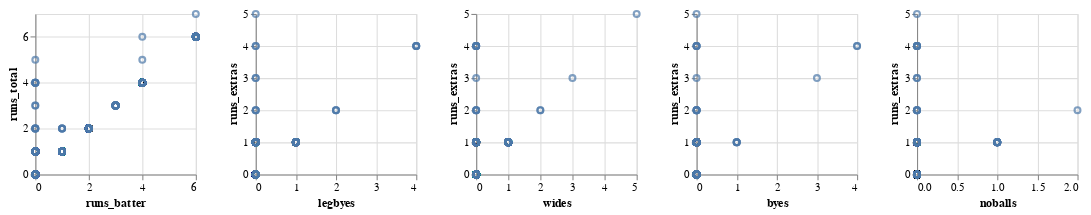

Here is the notebook cell this chart was saved with:
### Code cell
def vis_corr_scatter(x_input, y_input):
    return alt.Chart(corr_data).mark_point().encode(
        x = x_input,
        y = y_input
    ).properties(
        width = 150,
        height = 150
    )
    
batter_total_run_total = vis_corr_scatter("runs_batter:Q", "runs_total:Q")
legbyes_runs_extras = vis_corr_scatter("legbyes:Q", "runs_extras:Q")
wides_runs_extras = vis_corr_scatter("wides:Q", "runs_extras:Q")
byes_runs_extras = vis_corr_scatter("byes:Q", "runs_extras:Q")
noballs_runs_extras = vis_corr_scatter("noballs:Q", "runs_extras:Q")
alt.hconcat(batter_total_run_total, legbyes_runs_extras, wides_runs_extras, byes_runs_extras, noballs_runs_extras)

### Figure 1 — Vega-Lite specification as saved in the notebook (floating-point values rounded to 4 significant figures; data arrays with more than 128 entries replaced by an {"elided": "..."} marker saying what was removed)
{"config": {"view": {"continuousWidth": 300, "continuousHeight": 300}}, "hconcat": [{"mark": {"type": "point"}, "encoding": {"x": {"field": "runs_batter", "type": "quantitative"}, "y": {"field": "runs_total", "type": "quantitative"}}, "height": 150, "width": 150}, {"mark": {"type": "point"}, "encoding": {"x": {"field": "legbyes", "type": "quantitative"}, "y": {"field": "runs_extras", "type": "quantitative"}}, "height": 150, "width": 150}, {"mark": {"type": "point"}, "encoding": {"x": {"field": "wides", "type": "quantitative"}, "y": {"field": "runs_extras", "type": "quantitative"}}, "height": 150, "width": 150}, {"mark": {"type": "point"}, "encoding": {"x": {"field": "byes", "type": "quantitative"}, "y": {"field": "runs_extras", "type": "quantitative"}}, "height": 150, "width": 150}, {"mark": {"type": "point"}, "encoding": {"x": {"field": "noballs", "type": "quantitative"}, "y": {"field": "runs_extras", "type": "quantitative"}}, "height": 150, "width": 150}], "data": {"name": "data-a950b32d60d27e88b0d2dac0cd5f2a3a"}, "$schema": "https://vega.github.io/schema/vega-lite/v5.16.3.json", "datasets": {"data-a950b32d60d27e88b0d2dac0cd5f2a3a": {"elided": "2310 records"}}}
